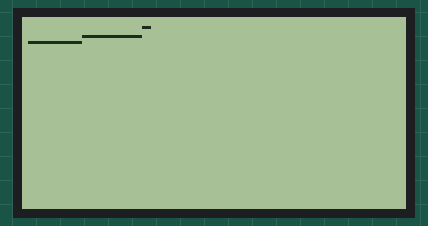
A sketch run on a simulated Arduino Uno, built with avr-gcc and run on an emulated ATmega328P. Parts: 128×64 one-colour display.

Above: at 1.9 s.
At 8.5 s:
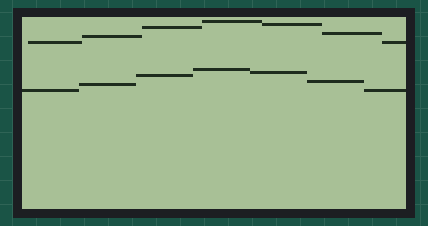
At 12.48 s:
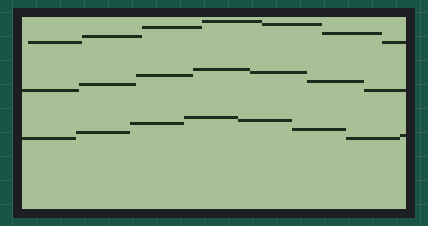
At 20.43 s:
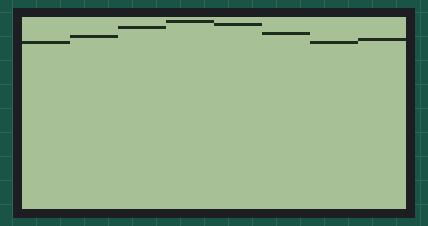
At 28.39 s:
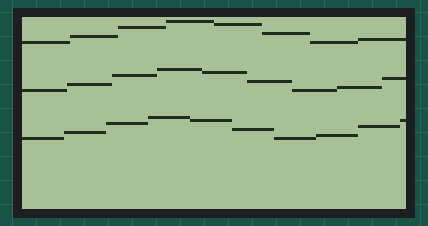
At 39.76 s:
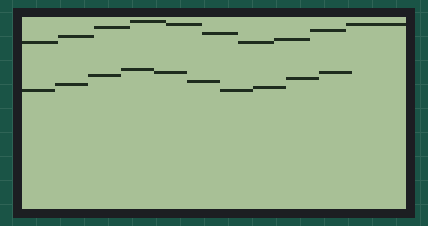

The sketch:

ondas.ino
```cpp
#include "ST7565.h"

// pin 9 - Serial data out (SID)
// pin 8 - Serial clock out (SCLK)
// pin 7 - Data/Command select (RS or A0)
// pin 6 - LCD reset (RST)
// pin 5 - LCD chip select (CS)
ST7565 glcd(9, 8, 7, 6, 5);

int x = 2;
int pos = 5;
//long t = 1.005;
int t = -20;
void setup()   {

  // initialize and set the contrast to 0x18
  glcd.begin(0xa);
  glcd.clear();
}

void loop(){

glcd.setpixel(x, (cos(x/t)*PI)+pos, BLACK);

glcd.display();

 x+=1;
 os();
 delay(10);


}

void os(){

  if(x>128){

    x=0;
t+=1;
    if(pos>50){
    glcd.clear();
    pos=5;
    }else{pos+=16;}
    }

if(t>=20){t=-20;}

  }
```
